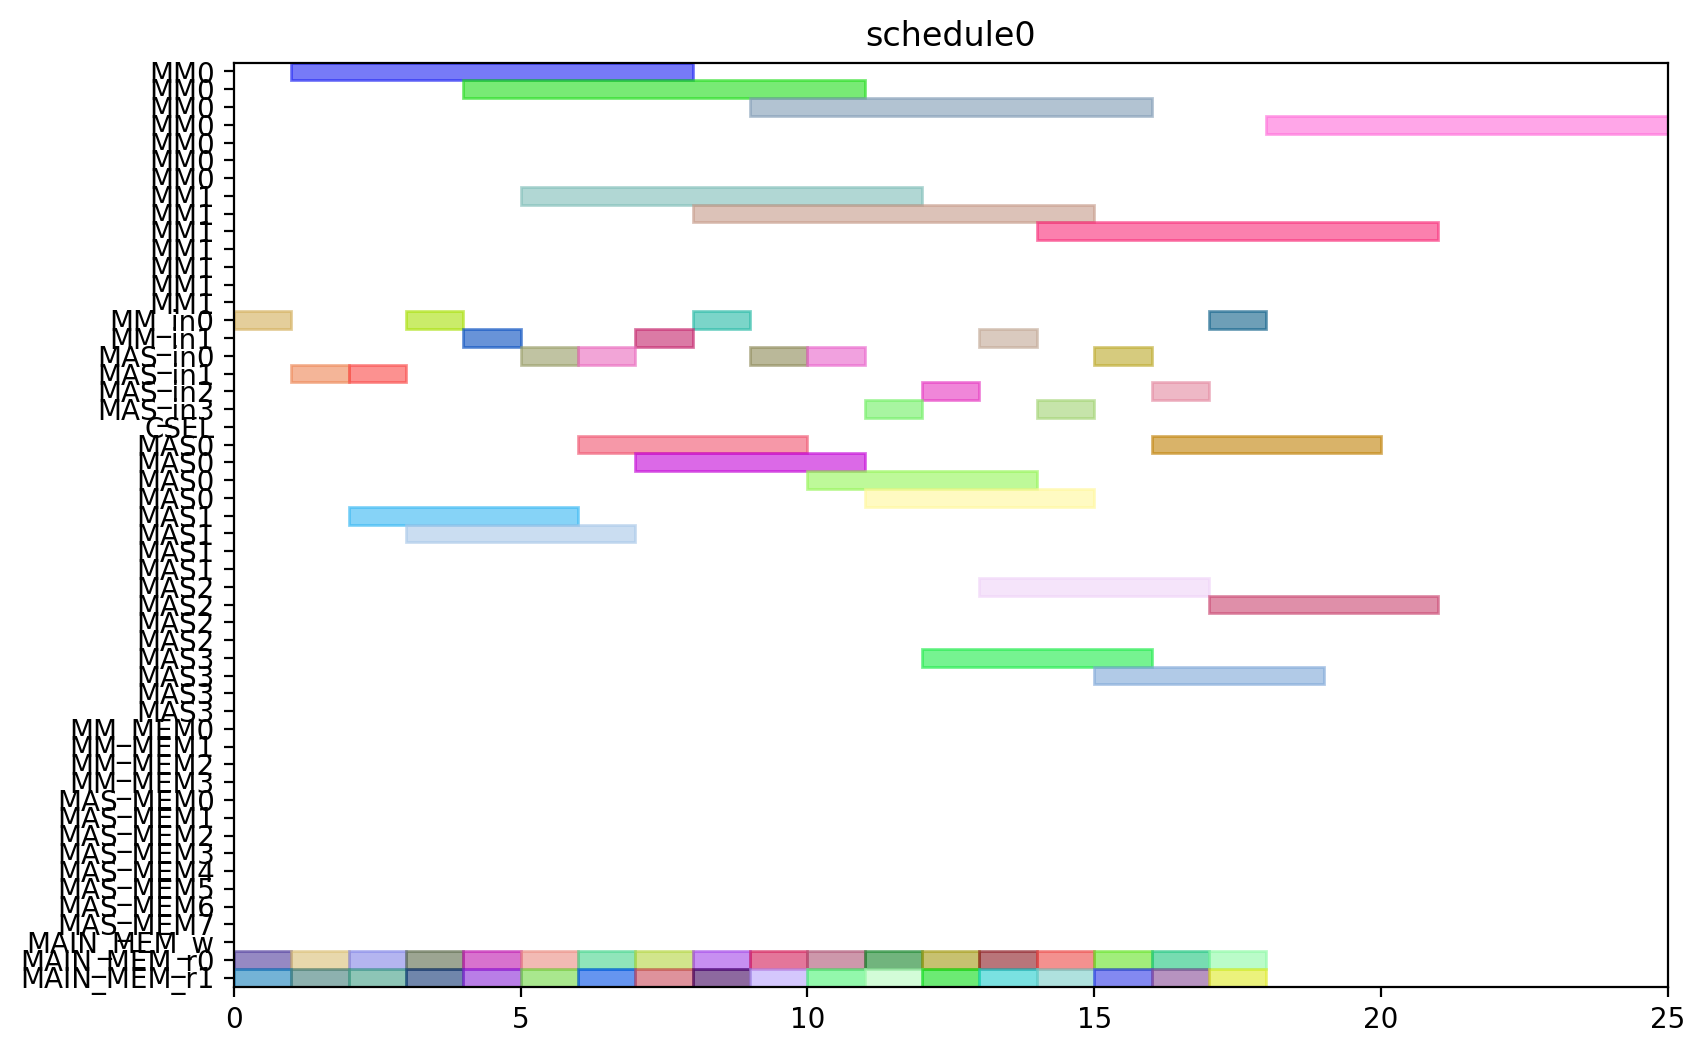

Generate this figure with Python:
from pyschedule import Scenario, solvers, plotters, alt


def solve():
	horizon = 120
	S = Scenario("schedule0", horizon=horizon)

	# resource
	MM = S.Resources('MM', num=2, size=7)
	MM_in = S.Resources('MM_in', num=2)
	MAS_in = S.Resources('MAS_in', num=4)
	CSEL = S.Resource('CSEL')
	MAS = S.Resources('MAS', num=4, size=4, periods=range(1, horizon))
	MM_MEM = S.Resources('MM_MEM', num=4)
	MAS_MEM = S.Resources('MAS_MEM', num=8)
	MAIN_MEM_w = S.Resource('MAIN_MEM_w', size=1)
	MAIN_MEM_r = S.Resources('MAIN_MEM_r', num=2)

	# result of previous scheduling

	# new tasks
	t0_t0 = S.Task('t0_t0', length=4, delay_cost=1)
	t0_t0 += alt(MAS)
	t0_t0_in = S.Task('t0_t0_in', length=1, delay_cost=1)
	t0_t0_in += alt(MAS_in)
	S += t0_t0_in*MAS_in[0]<=t0_t0*MAS[0]

	S += t0_t0_in*MAS_in[1]<=t0_t0*MAS[1]

	S += t0_t0_in*MAS_in[2]<=t0_t0*MAS[2]

	S += t0_t0_in*MAS_in[3]<=t0_t0*MAS[3]

	t0_t0_mem0 = S.Task('t0_t0_mem0', length=1, delay_cost=1)
	t0_t0_mem0 += MAIN_MEM_r[0]
	S += t0_t0_mem0 <= t0_t0

	t0_t0_mem1 = S.Task('t0_t0_mem1', length=1, delay_cost=1)
	t0_t0_mem1 += MAIN_MEM_r[1]
	S += t0_t0_mem1 <= t0_t0

	t0_t1 = S.Task('t0_t1', length=4, delay_cost=1)
	t0_t1 += alt(MAS)
	t0_t1_in = S.Task('t0_t1_in', length=1, delay_cost=1)
	t0_t1_in += alt(MAS_in)
	S += t0_t1_in*MAS_in[0]<=t0_t1*MAS[0]

	S += t0_t1_in*MAS_in[1]<=t0_t1*MAS[1]

	S += t0_t1_in*MAS_in[2]<=t0_t1*MAS[2]

	S += t0_t1_in*MAS_in[3]<=t0_t1*MAS[3]

	t0_t1_mem0 = S.Task('t0_t1_mem0', length=1, delay_cost=1)
	t0_t1_mem0 += MAIN_MEM_r[0]
	S += t0_t1_mem0 <= t0_t1

	t0_t1_mem1 = S.Task('t0_t1_mem1', length=1, delay_cost=1)
	t0_t1_mem1 += MAIN_MEM_r[1]
	S += t0_t1_mem1 <= t0_t1

	t0_t3 = S.Task('t0_t3', length=7, delay_cost=1)
	t0_t3 += alt(MM)
	t0_t3_in = S.Task('t0_t3_in', length=1, delay_cost=1)
	t0_t3_in += alt(MM_in)
	S += t0_t3_in*MM_in[0]<=t0_t3*MM[0]
	S += t0_t3_in*MM_in[1]<=t0_t3*MM[1]
	t0_t3_mem0 = S.Task('t0_t3_mem0', length=1, delay_cost=1)
	t0_t3_mem0 += MAIN_MEM_r[0]
	S += t0_t3_mem0 <= t0_t3

	t0_t3_mem1 = S.Task('t0_t3_mem1', length=1, delay_cost=1)
	t0_t3_mem1 += MAIN_MEM_r[1]
	S += t0_t3_mem1 <= t0_t3

	t1_t0 = S.Task('t1_t0', length=4, delay_cost=1)
	t1_t0 += alt(MAS)
	t1_t0_in = S.Task('t1_t0_in', length=1, delay_cost=1)
	t1_t0_in += alt(MAS_in)
	S += t1_t0_in*MAS_in[0]<=t1_t0*MAS[0]

	S += t1_t0_in*MAS_in[1]<=t1_t0*MAS[1]

	S += t1_t0_in*MAS_in[2]<=t1_t0*MAS[2]

	S += t1_t0_in*MAS_in[3]<=t1_t0*MAS[3]

	t1_t0_mem0 = S.Task('t1_t0_mem0', length=1, delay_cost=1)
	t1_t0_mem0 += MAIN_MEM_r[0]
	S += t1_t0_mem0 <= t1_t0

	t1_t0_mem1 = S.Task('t1_t0_mem1', length=1, delay_cost=1)
	t1_t0_mem1 += MAIN_MEM_r[1]
	S += t1_t0_mem1 <= t1_t0

	t1_t1 = S.Task('t1_t1', length=4, delay_cost=1)
	t1_t1 += alt(MAS)
	t1_t1_in = S.Task('t1_t1_in', length=1, delay_cost=1)
	t1_t1_in += alt(MAS_in)
	S += t1_t1_in*MAS_in[0]<=t1_t1*MAS[0]

	S += t1_t1_in*MAS_in[1]<=t1_t1*MAS[1]

	S += t1_t1_in*MAS_in[2]<=t1_t1*MAS[2]

	S += t1_t1_in*MAS_in[3]<=t1_t1*MAS[3]

	t1_t1_mem0 = S.Task('t1_t1_mem0', length=1, delay_cost=1)
	t1_t1_mem0 += MAIN_MEM_r[0]
	S += t1_t1_mem0 <= t1_t1

	t1_t1_mem1 = S.Task('t1_t1_mem1', length=1, delay_cost=1)
	t1_t1_mem1 += MAIN_MEM_r[1]
	S += t1_t1_mem1 <= t1_t1

	t1_t3 = S.Task('t1_t3', length=7, delay_cost=1)
	t1_t3 += alt(MM)
	t1_t3_in = S.Task('t1_t3_in', length=1, delay_cost=1)
	t1_t3_in += alt(MM_in)
	S += t1_t3_in*MM_in[0]<=t1_t3*MM[0]
	S += t1_t3_in*MM_in[1]<=t1_t3*MM[1]
	t1_t3_mem0 = S.Task('t1_t3_mem0', length=1, delay_cost=1)
	t1_t3_mem0 += MAIN_MEM_r[0]
	S += t1_t3_mem0 <= t1_t3

	t1_t3_mem1 = S.Task('t1_t3_mem1', length=1, delay_cost=1)
	t1_t3_mem1 += MAIN_MEM_r[1]
	S += t1_t3_mem1 <= t1_t3

	t2_t2 = S.Task('t2_t2', length=4, delay_cost=1)
	t2_t2 += alt(MAS)
	t2_t2_in = S.Task('t2_t2_in', length=1, delay_cost=1)
	t2_t2_in += alt(MAS_in)
	S += t2_t2_in*MAS_in[0]<=t2_t2*MAS[0]

	S += t2_t2_in*MAS_in[1]<=t2_t2*MAS[1]

	S += t2_t2_in*MAS_in[2]<=t2_t2*MAS[2]

	S += t2_t2_in*MAS_in[3]<=t2_t2*MAS[3]

	t2_t2_mem0 = S.Task('t2_t2_mem0', length=1, delay_cost=1)
	t2_t2_mem0 += MAIN_MEM_r[0]
	S += t2_t2_mem0 <= t2_t2

	t2_t2_mem1 = S.Task('t2_t2_mem1', length=1, delay_cost=1)
	t2_t2_mem1 += MAIN_MEM_r[1]
	S += t2_t2_mem1 <= t2_t2

	t5_t0 = S.Task('t5_t0', length=7, delay_cost=1)
	t5_t0 += alt(MM)
	t5_t0_in = S.Task('t5_t0_in', length=1, delay_cost=1)
	t5_t0_in += alt(MM_in)
	S += t5_t0_in*MM_in[0]<=t5_t0*MM[0]
	S += t5_t0_in*MM_in[1]<=t5_t0*MM[1]
	t5_t0_mem0 = S.Task('t5_t0_mem0', length=1, delay_cost=1)
	t5_t0_mem0 += MAIN_MEM_r[0]
	S += t5_t0_mem0 <= t5_t0

	t5_t0_mem1 = S.Task('t5_t0_mem1', length=1, delay_cost=1)
	t5_t0_mem1 += MAIN_MEM_r[1]
	S += t5_t0_mem1 <= t5_t0

	t5_t1 = S.Task('t5_t1', length=7, delay_cost=1)
	t5_t1 += alt(MM)
	t5_t1_in = S.Task('t5_t1_in', length=1, delay_cost=1)
	t5_t1_in += alt(MM_in)
	S += t5_t1_in*MM_in[0]<=t5_t1*MM[0]
	S += t5_t1_in*MM_in[1]<=t5_t1*MM[1]
	t5_t1_mem0 = S.Task('t5_t1_mem0', length=1, delay_cost=1)
	t5_t1_mem0 += MAIN_MEM_r[0]
	S += t5_t1_mem0 <= t5_t1

	t5_t1_mem1 = S.Task('t5_t1_mem1', length=1, delay_cost=1)
	t5_t1_mem1 += MAIN_MEM_r[1]
	S += t5_t1_mem1 <= t5_t1

	t5_t2 = S.Task('t5_t2', length=4, delay_cost=1)
	t5_t2 += alt(MAS)
	t5_t2_in = S.Task('t5_t2_in', length=1, delay_cost=1)
	t5_t2_in += alt(MAS_in)
	S += t5_t2_in*MAS_in[0]<=t5_t2*MAS[0]

	S += t5_t2_in*MAS_in[1]<=t5_t2*MAS[1]

	S += t5_t2_in*MAS_in[2]<=t5_t2*MAS[2]

	S += t5_t2_in*MAS_in[3]<=t5_t2*MAS[3]

	t5_t2_mem0 = S.Task('t5_t2_mem0', length=1, delay_cost=1)
	t5_t2_mem0 += MAIN_MEM_r[0]
	S += t5_t2_mem0 <= t5_t2

	t5_t2_mem1 = S.Task('t5_t2_mem1', length=1, delay_cost=1)
	t5_t2_mem1 += MAIN_MEM_r[1]
	S += t5_t2_mem1 <= t5_t2

	t5_t3 = S.Task('t5_t3', length=4, delay_cost=1)
	t5_t3 += alt(MAS)
	t5_t3_in = S.Task('t5_t3_in', length=1, delay_cost=1)
	t5_t3_in += alt(MAS_in)
	S += t5_t3_in*MAS_in[0]<=t5_t3*MAS[0]

	S += t5_t3_in*MAS_in[1]<=t5_t3*MAS[1]

	S += t5_t3_in*MAS_in[2]<=t5_t3*MAS[2]

	S += t5_t3_in*MAS_in[3]<=t5_t3*MAS[3]

	t5_t3_mem0 = S.Task('t5_t3_mem0', length=1, delay_cost=1)
	t5_t3_mem0 += MAIN_MEM_r[0]
	S += t5_t3_mem0 <= t5_t3

	t5_t3_mem1 = S.Task('t5_t3_mem1', length=1, delay_cost=1)
	t5_t3_mem1 += MAIN_MEM_r[1]
	S += t5_t3_mem1 <= t5_t3

	t7_t0 = S.Task('t7_t0', length=4, delay_cost=1)
	t7_t0 += alt(MAS)
	t7_t0_in = S.Task('t7_t0_in', length=1, delay_cost=1)
	t7_t0_in += alt(MAS_in)
	S += t7_t0_in*MAS_in[0]<=t7_t0*MAS[0]

	S += t7_t0_in*MAS_in[1]<=t7_t0*MAS[1]

	S += t7_t0_in*MAS_in[2]<=t7_t0*MAS[2]

	S += t7_t0_in*MAS_in[3]<=t7_t0*MAS[3]

	t7_t0_mem0 = S.Task('t7_t0_mem0', length=1, delay_cost=1)
	t7_t0_mem0 += MAIN_MEM_r[0]
	S += t7_t0_mem0 <= t7_t0

	t7_t0_mem1 = S.Task('t7_t0_mem1', length=1, delay_cost=1)
	t7_t0_mem1 += MAIN_MEM_r[1]
	S += t7_t0_mem1 <= t7_t0

	t7_t1 = S.Task('t7_t1', length=4, delay_cost=1)
	t7_t1 += alt(MAS)
	t7_t1_in = S.Task('t7_t1_in', length=1, delay_cost=1)
	t7_t1_in += alt(MAS_in)
	S += t7_t1_in*MAS_in[0]<=t7_t1*MAS[0]

	S += t7_t1_in*MAS_in[1]<=t7_t1*MAS[1]

	S += t7_t1_in*MAS_in[2]<=t7_t1*MAS[2]

	S += t7_t1_in*MAS_in[3]<=t7_t1*MAS[3]

	t7_t1_mem0 = S.Task('t7_t1_mem0', length=1, delay_cost=1)
	t7_t1_mem0 += MAIN_MEM_r[0]
	S += t7_t1_mem0 <= t7_t1

	t7_t1_mem1 = S.Task('t7_t1_mem1', length=1, delay_cost=1)
	t7_t1_mem1 += MAIN_MEM_r[1]
	S += t7_t1_mem1 <= t7_t1

	t7_t3 = S.Task('t7_t3', length=7, delay_cost=1)
	t7_t3 += alt(MM)
	t7_t3_in = S.Task('t7_t3_in', length=1, delay_cost=1)
	t7_t3_in += alt(MM_in)
	S += t7_t3_in*MM_in[0]<=t7_t3*MM[0]
	S += t7_t3_in*MM_in[1]<=t7_t3*MM[1]
	t7_t3_mem0 = S.Task('t7_t3_mem0', length=1, delay_cost=1)
	t7_t3_mem0 += MAIN_MEM_r[0]
	S += t7_t3_mem0 <= t7_t3

	t7_t3_mem1 = S.Task('t7_t3_mem1', length=1, delay_cost=1)
	t7_t3_mem1 += MAIN_MEM_r[1]
	S += t7_t3_mem1 <= t7_t3

	t10_t0 = S.Task('t10_t0', length=7, delay_cost=1)
	t10_t0 += alt(MM)
	t10_t0_in = S.Task('t10_t0_in', length=1, delay_cost=1)
	t10_t0_in += alt(MM_in)
	S += t10_t0_in*MM_in[0]<=t10_t0*MM[0]
	S += t10_t0_in*MM_in[1]<=t10_t0*MM[1]
	t10_t0_mem0 = S.Task('t10_t0_mem0', length=1, delay_cost=1)
	t10_t0_mem0 += MAIN_MEM_r[0]
	S += t10_t0_mem0 <= t10_t0

	t10_t0_mem1 = S.Task('t10_t0_mem1', length=1, delay_cost=1)
	t10_t0_mem1 += MAIN_MEM_r[1]
	S += t10_t0_mem1 <= t10_t0

	t10_t1 = S.Task('t10_t1', length=7, delay_cost=1)
	t10_t1 += alt(MM)
	t10_t1_in = S.Task('t10_t1_in', length=1, delay_cost=1)
	t10_t1_in += alt(MM_in)
	S += t10_t1_in*MM_in[0]<=t10_t1*MM[0]
	S += t10_t1_in*MM_in[1]<=t10_t1*MM[1]
	t10_t1_mem0 = S.Task('t10_t1_mem0', length=1, delay_cost=1)
	t10_t1_mem0 += MAIN_MEM_r[0]
	S += t10_t1_mem0 <= t10_t1

	t10_t1_mem1 = S.Task('t10_t1_mem1', length=1, delay_cost=1)
	t10_t1_mem1 += MAIN_MEM_r[1]
	S += t10_t1_mem1 <= t10_t1

	t10_t2 = S.Task('t10_t2', length=4, delay_cost=1)
	t10_t2 += alt(MAS)
	t10_t2_in = S.Task('t10_t2_in', length=1, delay_cost=1)
	t10_t2_in += alt(MAS_in)
	S += t10_t2_in*MAS_in[0]<=t10_t2*MAS[0]

	S += t10_t2_in*MAS_in[1]<=t10_t2*MAS[1]

	S += t10_t2_in*MAS_in[2]<=t10_t2*MAS[2]

	S += t10_t2_in*MAS_in[3]<=t10_t2*MAS[3]

	t10_t2_mem0 = S.Task('t10_t2_mem0', length=1, delay_cost=1)
	t10_t2_mem0 += MAIN_MEM_r[0]
	S += t10_t2_mem0 <= t10_t2

	t10_t2_mem1 = S.Task('t10_t2_mem1', length=1, delay_cost=1)
	t10_t2_mem1 += MAIN_MEM_r[1]
	S += t10_t2_mem1 <= t10_t2

	t10_t3 = S.Task('t10_t3', length=4, delay_cost=1)
	t10_t3 += alt(MAS)
	t10_t3_in = S.Task('t10_t3_in', length=1, delay_cost=1)
	t10_t3_in += alt(MAS_in)
	S += t10_t3_in*MAS_in[0]<=t10_t3*MAS[0]

	S += t10_t3_in*MAS_in[1]<=t10_t3*MAS[1]

	S += t10_t3_in*MAS_in[2]<=t10_t3*MAS[2]

	S += t10_t3_in*MAS_in[3]<=t10_t3*MAS[3]

	t10_t3_mem0 = S.Task('t10_t3_mem0', length=1, delay_cost=1)
	t10_t3_mem0 += MAIN_MEM_r[0]
	S += t10_t3_mem0 <= t10_t3

	t10_t3_mem1 = S.Task('t10_t3_mem1', length=1, delay_cost=1)
	t10_t3_mem1 += MAIN_MEM_r[1]
	S += t10_t3_mem1 <= t10_t3

	solvers.mip.solve(S,msg=1,kind='CPLEX',ratio_gap=1.01)

	solution = [['hoge']*len(S.solution()[1]) for i in range(len(S.solution()))]
	for i in range(len(S.solution())):
		for j in range(len(S.solution()[i])):
			solution[i][j]=str(S.solution()[i][j])
	print(solution)

	cycles = int(solution[-1][3])

	pic_file_name = "/mnt/rose/usr1/fukuda/ABE/multiRAM_multiMAS_16mux/scheduling_result/stage7MM2_stage4MAS4/EP2_DBL_w_EVAL/schedule0.png"
	if(S.solution() != []):
		plotters.matplotlib.plot(S,img_filename=pic_file_name, show_task_labels=False, fig_size=(cycles*0.25+3, 6))

	return solution
